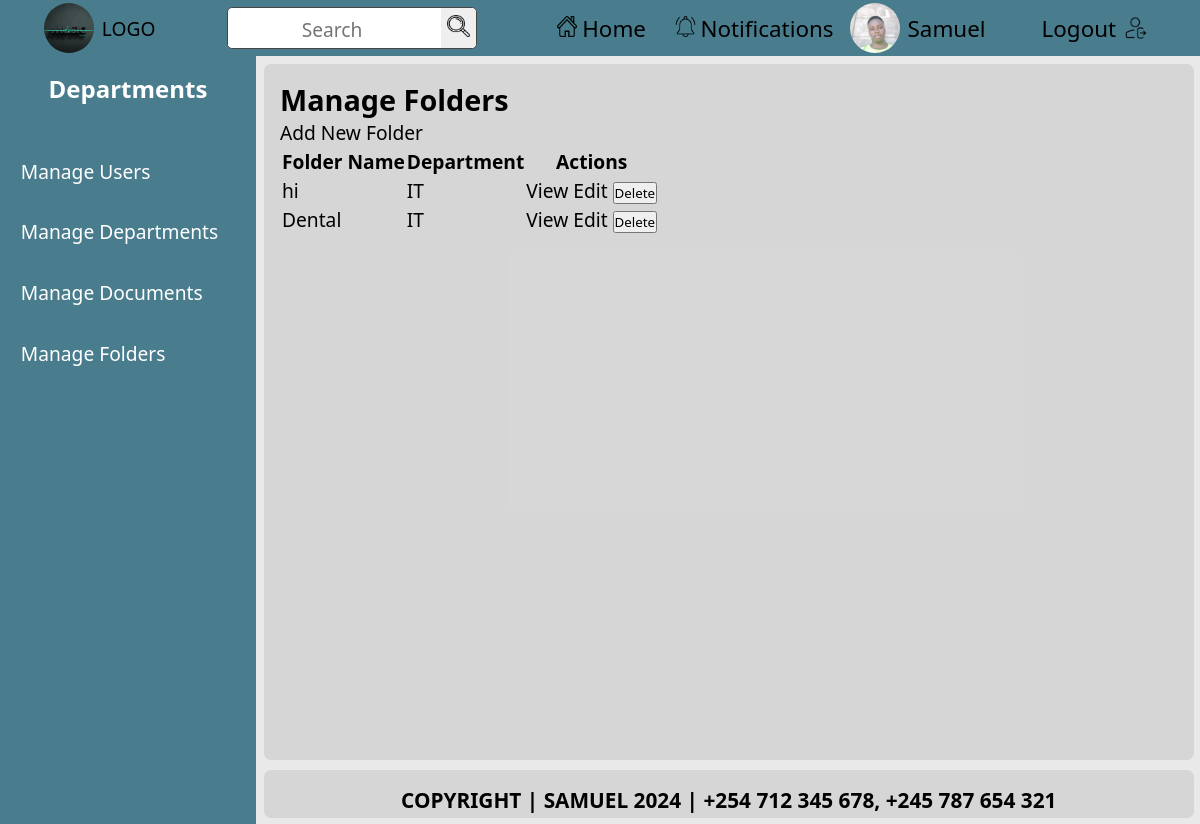
/custom-admin/folders/ (signed in), run on the app's committed database.
### documents/models.py (models this page shows, shortened)
class CustomUser(AbstractUser):
    department = models.ForeignKey(
        Department,
        on_delete=models.SET_NULL,
        null=True,
        blank=True,
        related_name='users'
    )
    nationalID = models.CharField(max_length=20, unique=True, null=True, blank=True)  # Adjust max_length as necessary
    contact_number = models.CharField(max_length=15, unique=True, null=True, blank=True)  # Adjust max_length as necessary
    groups = models.ManyToManyField(
        Group,
        related_name='customuser_set',  # Ensure unique related_name
        blank=True,
    )
    user_permissions = models.ManyToManyField(
        Permission,
        related_name='customuser_set',  # Ensure unique related_name
        blank=True,
    )

class Folder(models.Model):
    name = models.CharField(max_length=100)
    department = models.ForeignKey(
        Department,
        on_delete=models.CASCADE,
        related_name='folders'
    )
    created_at = models.DateField(auto_now_add=True)
    created_by = models.ForeignKey(
        CustomUser,
        on_delete=models.SET_NULL,
        null=True,
        related_name='folders_created'
    )
    updated_at = models.DateTimeField(auto_now=True)

class Department(models.Model):
    name = models.CharField(max_length=100)
    created_at = models.DateTimeField(auto_now_add=True)
    created_by = models.ForeignKey(
        'CustomUser',
        on_delete=models.SET_NULL,
        null=True,
        related_name='departments_created'
    )
    updated_at = models.DateTimeField(auto_now=True)

### custom_admin_dashboard/views.py (the view)
# urls.py: path('folders/', views.admin_folders, name='admin_folders'),
@login_required
@admin_required(login_url='/login/')
def admin_folders(request):
    folders = Folder.objects.all()
    return render(request, 'custom_admin_dashboard/admin_folders.html', {'folders': folders})

### custom_admin_dashboard/views.py (called while the page is built)
def admin_required(login_url=None):
    return user_passes_test(lambda u: u.is_superuser, login_url=login_url)

### documents/context_processors.py (called while the page is built)
def departments_context(request):
    user_department = None
    if request.user.is_authenticated:
        user_department = request.user.department  # Assuming User model has a 'department' field
    return {
        'user_department': user_department
    }

### custom_admin_dashboard/templates/custom_admin_dashboard/admin_folders.html (shortened to what this page needs)
{% extends 'admin_base.html' %} {% block title %}Manage Folders{% endblock %}
{% block content %}
<h2>Manage Folders</h2>
<a
  href="{% url 'custom_admin_dashboard:admin_add_folder' %}"
  class="btn btn-primary mb-3"
  >Add New Folder</a
>
<table class="table">
  <thead>
    <tr>
      <th>Folder Name</th>
      <th>Department</th>
      <th>Actions</th>
    </tr>
  </thead>
  <tbody>
    {% for folder in folders %}
    <tr>
      <td>{{ folder.name }}</td>
      <td>{{ folder.department.name }}</td>
      <td>
        <a
          href="{% url 'custom_admin_dashboard:admin_view_folder' folder.id %}"
          class="btn btn-warning"
          >View</a
        >
        <a
          href="{% url 'custom_admin_dashboard:admin_edit_folder' folder.id %}"
          class="btn btn-warning"
          >Edit</a
        >
        <form
          method="POST"
          action="{% url 'custom_admin_dashboard:admin_delete_folder' folder.id %}"
          style="display: inline"
        >
          <button
            type="submit"
            class="btn btn-danger"
            onclick="return confirm('Are you sure you want to delete this folder?');"
          >
            Delete
          </button>
        </form>
      </td>
    </tr>
    {% empty %}
    <tr>
      <td colspan="3">No folders found.</td>
    </tr>
    {% endfor %}
  </tbody>
</table>
{% endblock %}

### templates/admin_base.html (shortened to what this page needs)
<!DOCTYPE html>
{% load static %}
<html lang="en">
  <head>
    <link rel="stylesheet" href="{% static 'css/index.css' %}" />
  </head>
  <body>
    <header>
      <a
        href="{% if user.is_superuser %}{% url 'custom_admin_dashboard:admin_dashboard' %}{% else %}{% url 'documents:home' %}{% endif %}"
      >
        <div class="left-row">
          <img
            src="{% static 'images/logo.jpg' %}"
            alt="logo image"
            width="50"
            height="50"
          />
          <span>LOGO</span>
        </div>
      </a>
      <div class="middle-row">
        <form action="{% url 'documents:search' %}" method="get">
          <input type="text" name="q" placeholder="Search" required />
          <button type="submit">
            <img src="{% static 'images/search.png' %}" alt="Search" />
          </button>
        </form>
      </div>
      <div class="right-row">
        <ul>
          <a
            href="{% if user.is_superuser %}{% url 'custom_admin_dashboard:admin_dashboard' %}{% else %}{% url 'documents:home' %}{% endif %}"
          >
            <li>
              <span
                ><img src="{% static 'images/home.png' %}" alt="Home" /></span
              >Home
            </li>
          </a>
          <a href="#">
            <li>
              <span
                ><img
                  src="{% static 'images/notification.png' %}"
                  alt="Notifications" /></span
              >Notifications
            </li>
          </a>
        </ul>
        <a href="#">
          <div class="profile">
            <img
              src="{% static 'images/profile.jpg' %}"
              alt="profile picture"
              width="50"
              height="50"
            />
            <span>{{ user.username }}</span>
          </div>
        </a>
        <a href="{% url 'documents:logout' %}">
          <div class="last">
            <span>Logout</span>
            <img src="{% static 'images/logout.png' %}" alt="Logout" />
          </div>
        </a>
      </div>
    </header>
    <main>
      <section>
        <div class="sidebar">
          <div class="title">
            <h1>Departments</h1>
          </div>
          <div class="sidebar-list">
            <nav>
              <ul>
                <a href="{% url 'custom_admin_dashboard:manage_users' %}"
                  ><div class="sidebar-items"><li>Manage Users</li></div></a
                >
                <a href="{% url 'custom_admin_dashboard:admin_departments' %}"
                  ><div class="sidebar-items">
                    <li>Manage Departments</li>
                  </div></a
                >
                <a href="{% url 'custom_admin_dashboard:admin_documents' %}"
                  ><div class="sidebar-items"><li>Manage Documents</li></div></a
                >
                <a href="{% url 'custom_admin_dashboard:admin_folders' %}"
                  ><div class="sidebar-items"><li>Manage Folders</li></div></a
                >
              </ul>
            </nav>
          </div>
        </div>
      </section>
      <section>
        <div class="container">
          {% block content %} {% endblock %}
        </div>
      </section>
    </main>
    <footer>
      <div class="endnote">
        <p>COPYRIGHT | SAMUEL 2024 | +254 712 345 678, +245 787 654 321</p>
      </div>
    </footer>
  </body>
</html>

### static/css/index.css (style rules this page uses)
* { margin: 0; padding: 0; box-sizing: border-box; text-decoration: none; font-family: "Segoe UI", Tahoma, Geneva, Verdana, sans-serif; }
a { color: black; }
li { list-style: none; }
body { background-color: hsla(0, 0%, 90%, 0.87); }
header { display: flex; align-items: center; justify-content: space-around; padding: 0.5rem; background-color: hsl(194, 32%, 42%); position: fixed; font-size: 1.2rem; top: 0; left: 0; right: 0; height: 3.5rem; z-index: 100; }
header ul { display: flex; list-style: none; gap: 0.8rem; }
header ul li { font-size: 1.4rem; border-radius: 6px; }
.left-row { display: flex; align-items: center; }
.middle-row form { background-color: white; width: auto; border: 1.5px solid hsl(0, 0%, 28%); border-radius: 5px; }
.middle-row form input { outline: none; border: none; text-align: center; padding: 0.3rem; }
.middle-row form input::placeholder { margin: auto; font-size: 1.2rem; }
.middle-row form button img { width: 1.4rem; height: 1.4rem; }
.middle-row form button { cursor: pointer; padding: 0.4rem; border: none; outline: none; border-top-right-radius: 5px; border-bottom-right-radius: 5px; }
.right-row { display: flex; align-items: center; }
.right-row ul { cursor: pointer; }
.right-row ul li { display: flex; align-items: center; justify-content: center; padding: 0.5rem; }
.right-row ul li img { margin-right: 0.3rem; width: 1.3rem; height: 1.3rem; }
.left-row span { cursor: pointer; }
.left-row img { cursor: pointer; object-fit: cover; margin-right: 0.5rem; width: 50px; height: 50px; border-radius: 50%; }
.last { display: flex; align-items: center; justify-content: center; gap: 0.5rem; margin-left: 3rem; font-size: 1.4rem; border-radius: 6px; padding: 0.5rem; }
.last img { width: 1.5rem; height: 1.5rem; }
.profile { font-size: 1.4rem; border-radius: 6px; margin-left: 0.5rem; display: flex; align-items: center; }
.profile img { object-fit: cover; margin-right: 0.5rem; width: 50px; height: 50px; border-radius: 50%; }
.sidebar { color: white; background-color: hsl(194, 32%, 42%); position: fixed; width: 16rem; top: 3.5rem; bottom: 0; display: flex; flex-direction: column; gap: 1rem; }
.sidebar .title { padding: 1rem; text-align: center; }
.sidebar-items { color: white; margin: 0.5rem; font-size: 1.2rem; border-radius: 5px; padding: 0.8rem; }
.container { overflow-y: auto; font-size: 1.2rem; height: 87vh; width: auto; background-color: hsla(0, 0%, 77%, 0.5); padding: 1rem; margin-top: 4rem; margin-left: 16.5rem; margin-right: 0.4rem; margin-bottom: 4rem; border-radius: 7px; }
.endnote { bottom: 0; right: 0; left: 0; position: fixed; padding: 1rem; font-size: 1.3rem; font-weight: bold; background-color: hsla(0, 0%, 77%, 0.5); height: 3rem; text-align: center; justify-content: center; margin-left: 16.5rem; margin-right: 0.4rem; margin-bottom: 0.4rem; border-radius: 7px; }

### data on the page
CustomUser: username "Samuel"
Folder: name "hi", department.name "IT"
Folder: name "Dental", department.name "IT"
